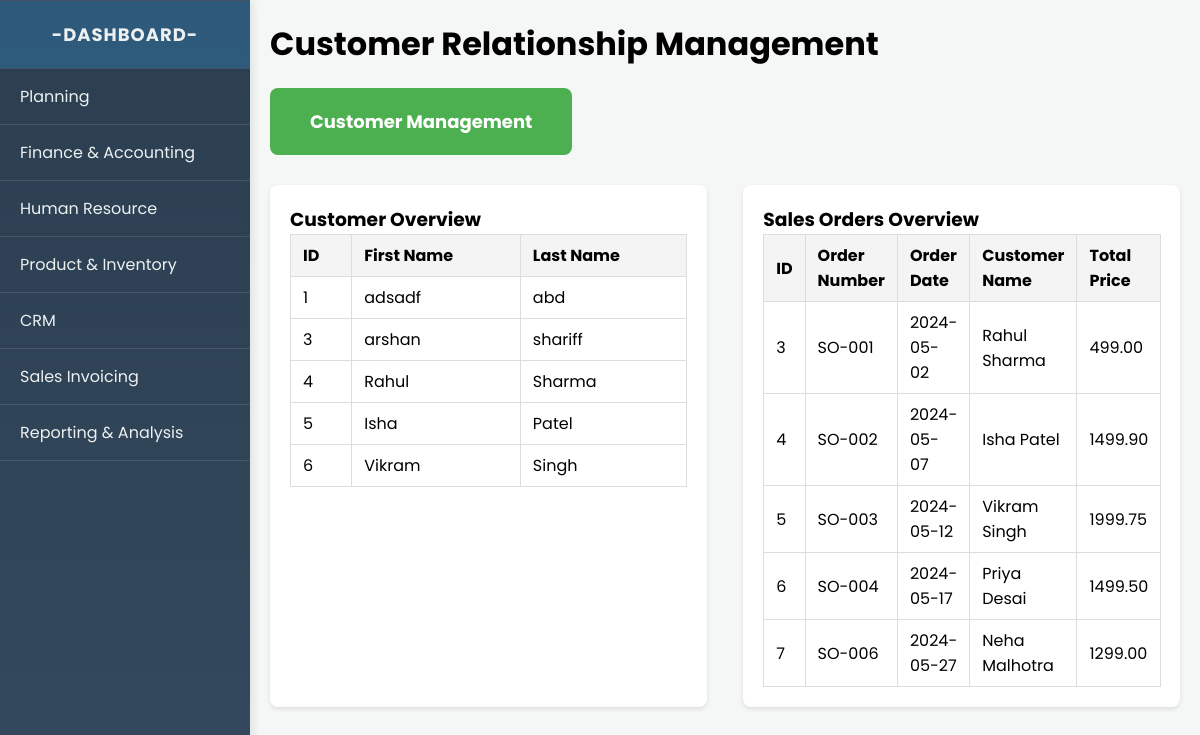
The page /crm/crm.php (signed in) on the database its author committed.
### tables this page shows
CREATE TABLE `customers` (
  `id` int(11) NOT NULL,
  `first_name` varchar(50) NOT NULL,
  `last_name` varchar(50) NOT NULL,
  `email` varchar(100) DEFAULT NULL,
  `phone` varchar(20) DEFAULT NULL,
  `address` varchar(255) DEFAULT NULL,
  `city` varchar(100) DEFAULT NULL,
  `state` varchar(100) DEFAULT NULL,
  `zip_code` varchar(20) DEFAULT NULL,
  `country` varchar(100) DEFAULT NULL,
  `purchase_history` text DEFAULT NULL,
  `communication_preferences` text DEFAULT NULL
);

CREATE TABLE `sales_orders` (
  `id` int(11) NOT NULL,
  `so_number` varchar(50) NOT NULL,
  `so_date` date NOT NULL,
  `customer_name` varchar(100) NOT NULL,
  `customer_contact` varchar(100) NOT NULL,
  `item_name` varchar(100) NOT NULL,
  `item_code` varchar(50) NOT NULL,
  `quantity` int(11) NOT NULL,
  `total_price` decimal(10,2) NOT NULL,
  `payment_method` varchar(50) NOT NULL,
  `shipping_address` varchar(200) NOT NULL,
  `sales_tax` decimal(10,2) NOT NULL,
  `discounts` decimal(10,2) NOT NULL,
  `final_price` decimal(10,2) NOT NULL,
  `created_at` timestamp NOT NULL DEFAULT current_timestamp()
);

### crm/crm.php (the view, shortened to what this page needs)
<?php
$conn = new mysqli("localhost", "root", "", "erp0");
?>
<!DOCTYPE html>
<html>
<head>
    <link rel="stylesheet" type="text/css" href="style.css">
    <link rel="stylesheet" type="text/css" href="../istyle.css">
</head>
<body>
    <?php include '../sidebar.php'; ?>
    <div class="main-content">
        <h1>Customer Relationship Management</h1>
        <div class="options">
            <h2><a href="cm/cm.php" class="button">Customer Management</a></h2>
        </div>
        <div class="overviews">
            <div class="overview">
                <h3>Customer Overview</h3>
                <table>
                    <thead>
                        <tr>
                            <th>ID</th>
                            <th>First Name</th>
                            <th>Last Name</th>
                        </tr>
                    </thead>
                    <tbody>
                        <?php
                        $sql = "SELECT id, first_name, last_name FROM customers LIMIT 5";
                        $result = $conn->query($sql);
                        if ($result->num_rows > 0) {
                            while ($row = $result->fetch_assoc()) {
                                echo "<tr><td>{$row['id']}</td><td>{$row['first_name']}</td><td>{$row['last_name']}</tr>";
                            }
                        } else {
                            echo "<tr><td colspan='5'>No customers found</td></tr>";
                        }
                        ?>
                    </tbody>
                </table>
            </div>
            <div class="overview">
                <h3>Sales Orders Overview</h3>
                <table>
                    <thead>
                        <tr>
                            <th>ID</th>
                            <th>Order Number</th>
                            <th>Order Date</th>
                            <th>Customer Name</th>
                            <th>Total Price</th>
                        </tr>
                    </thead>
                    <tbody>
                        <?php
                        $sql = "SELECT id, so_number, so_date, customer_name, total_price FROM sales_orders LIMIT 5";
                        $result = $conn->query($sql);
                        if ($result->num_rows > 0) {
                            while ($row = $result->fetch_assoc()) {
                                echo "<tr><td>{$row['id']}</td><td>{$row['so_number']}</td><td>{$row['so_date']}</td><td>{$row['customer_name']}</td><td>{$row['total_price']}</td></tr>";
                            }
                        } else {
                            echo "<tr><td colspan='5'>No sales orders found</td></tr>";
                        }
                        ?>
                    </tbody>
                </table>
            </div>
        </div>
    </div>
</body>
</html>

### sidebar.php
<nav class="sidebar">
    <ul>
        <li><a href="/erp0/dash.php">-DASHBOARD-</a></li>
        <li><a href="/erp0/planning/planning.php">Planning</a></li>
        <li><a href="/erp0/finance_accounting/fin_acc.php">Finance & Accounting</a></li>
        <li><a href="/erp0/human_resource/hr.php">Human Resource</a></li>
        <li><a href="/erp0/inventory_management/inventory.php">Product & Inventory</a></li>
        <li><a href="/erp0/crm/crm.php">CRM</a></li>
        <li><a href="/erp0/sales_marketing/sales_management/sm.php">Sales Invoicing</a></li>
        <li><a href="/erp0/reporting_analysis/report.php">Reporting & Analysis</a></li>
    </ul>
</nav>

### crm/style.css (style rules this page uses)
.button { display: inline-block; padding: 20px 40px; font-size: 18px; text-align: center; text-decoration: none; border-radius: 8px; background-color: #4CAF50; color: white; border: none; transition: background-color 0.3s; margin-right: 10px; }
.options { margin-top: 20px; display: flex; gap: 20px; }
h2 { margin-bottom: 10px; }
.overviews { display: flex; justify-content: space-between; margin-top: 20px; }
.overview { width: 48%; background-color: #fff; padding: 20px; border-radius: 8px; box-shadow: 0 2px 4px rgba(0, 0, 0, 0.1); }
.overview h3 { margin-top: 0; }
table { width: 100%; border-collapse: collapse; }
th, td { padding: 8px 12px; border: 1px solid #ddd; text-align: left; }
th { background-color: #f4f4f4; }

### istyle.css (style rules this page uses)
* { margin: 0; padding: 0; box-sizing: border-box; }
body { font-family: 'Poppins', sans-serif; background-color: #f4f7f6; display: flex; }
.main-content, .content { margin-left: 250px; padding: 20px; width: calc(100% - 250px); }
.sidebar { width: 250px; height: 100vh; background: linear-gradient(to bottom, #2c3e50, #34495e); position: fixed; left: 0; top: 0; overflow-y: auto; box-shadow: 2px 0 10px rgba(0,0,0,0.1); z-index: 1000; }
.sidebar ul { list-style-type: none; padding: 0; margin: 0; }
.sidebar li { border-bottom: 1px solid rgba(255,255,255,0.1); }
.sidebar li:first-child { border-top: 1px solid rgba(255,255,255,0.1); }
.sidebar a { display: block; padding: 15px 20px; color: #ecf0f1; text-decoration: none; transition: all 0.3s ease; font-size: 16px; }
.sidebar li:first-child a { font-weight: bold; text-align: center; background-color: rgba(52, 152, 219, 0.3); padding: 20px 0; font-size: 18px; letter-spacing: 1px; }

### rows shown on the page
customers: id "1", first_name "adsadf", last_name "abd"
customers: id "3", first_name "arshan", last_name "shariff"
customers: id "4", first_name "Rahul", last_name "Sharma"
customers: id "5", first_name "Isha", last_name "Patel"
customers: id "6", first_name "Vikram", last_name "Singh"
sales_orders: id "3", so_number "SO-001", so_date "2024-05-02", customer_name "Rahul Sharma", total_price "499.00"
sales_orders: id "4", so_number "SO-002", so_date "2024-05-07", customer_name "Isha Patel", total_price "1499.90"
sales_orders: id "5", so_number "SO-003", so_date "2024-05-12", customer_name "Vikram Singh", total_price "1999.75"
sales_orders: id "6", so_number "SO-004", so_date "2024-05-17", customer_name "Priya Desai", total_price "1499.50"
sales_orders: id "7", so_number "SO-006", so_date "2024-05-27", customer_name "Neha Malhotra", total_price "1299.00"
